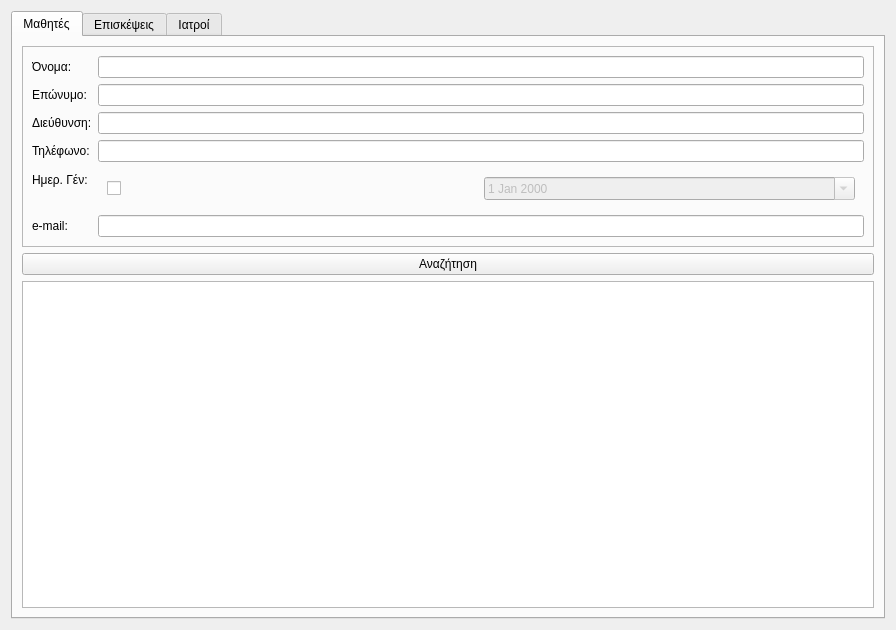
<?xml version="1.0" encoding="UTF-8"?>
<ui version="4.0">
 <class>SearchForm</class>
 <widget class="QWidget" name="SearchForm">
  <property name="geometry">
   <rect>
    <x>0</x>
    <y>0</y>
    <width>896</width>
    <height>630</height>
   </rect>
  </property>
  <property name="windowTitle">
   <string>Form</string>
  </property>
  <layout class="QGridLayout" name="gridLayout_2">
   <item row="0" column="0">
    <widget class="QTabWidget" name="tabWidget">
     <property name="currentIndex">
      <number>0</number>
     </property>
     <widget class="QWidget" name="patientTab">
      <attribute name="title">
       <string>Μαθητές</string>
      </attribute>
      <attribute name="toolTip">
       <string>Αναζήτηση Ασθενών</string>
      </attribute>
      <layout class="QGridLayout" name="gridLayout">
       <item row="0" column="0">
        <widget class="QFrame" name="patient_info">
         <property name="sizePolicy">
          <sizepolicy hsizetype="Preferred" vsizetype="Preferred">
           <horstretch>0</horstretch>
           <verstretch>0</verstretch>
          </sizepolicy>
         </property>
         <property name="minimumSize">
          <size>
           <width>400</width>
           <height>200</height>
          </size>
         </property>
         <property name="frameShape">
          <enum>QFrame::StyledPanel</enum>
         </property>
         <property name="frameShadow">
          <enum>QFrame::Raised</enum>
         </property>
         <layout class="QFormLayout" name="formLayout">
          <item row="0" column="0">
           <widget class="QLabel" name="label_2">
            <property name="text">
             <string>Όνομα:</string>
            </property>
           </widget>
          </item>
          <item row="0" column="1">
           <widget class="QLineEdit" name="patientName"/>
          </item>
          <item row="1" column="0">
           <widget class="QLabel" name="label_3">
            <property name="text">
             <string>Επώνυμο:</string>
            </property>
           </widget>
          </item>
          <item row="1" column="1">
           <widget class="QLineEdit" name="patientSurname">
            <property name="text">
             <string/>
            </property>
           </widget>
          </item>
          <item row="2" column="0">
           <widget class="QLabel" name="label_4">
            <property name="text">
             <string>Διεύθυνση:</string>
            </property>
           </widget>
          </item>
          <item row="2" column="1">
           <widget class="QLineEdit" name="patientAddress"/>
          </item>
          <item row="3" column="0">
           <widget class="QLabel" name="label_5">
            <property name="text">
             <string>Τηλέφωνο:</string>
            </property>
           </widget>
          </item>
          <item row="3" column="1">
           <widget class="QLineEdit" name="patientPhone"/>
          </item>
          <item row="4" column="0">
           <widget class="QLabel" name="label_9">
            <property name="text">
             <string>Ημερ. Γέν:</string>
            </property>
           </widget>
          </item>
          <item row="4" column="1">
           <widget class="QWidget" name="widget" native="true">
            <layout class="QHBoxLayout" name="horizontalLayout">
             <item>
              <widget class="QCheckBox" name="checkBox">
               <property name="text">
                <string/>
               </property>
              </widget>
             </item>
             <item>
              <widget class="MyDateWidget" name="patientBirthDate">
               <property name="enabled">
                <bool>false</bool>
               </property>
               <property name="calendarPopup">
                <bool>true</bool>
               </property>
              </widget>
             </item>
            </layout>
           </widget>
          </item>
          <item row="5" column="0">
           <widget class="QLabel" name="label_6">
            <property name="text">
             <string>e-mail:</string>
            </property>
           </widget>
          </item>
          <item row="5" column="1">
           <widget class="QLineEdit" name="patientEmail"/>
          </item>
         </layout>
        </widget>
       </item>
       <item row="1" column="0">
        <widget class="QPushButton" name="pushButton">
         <property name="text">
          <string>Αναζήτηση</string>
         </property>
        </widget>
       </item>
       <item row="2" column="0">
        <widget class="PatientTable" name="patientTable">
         <property name="sizePolicy">
          <sizepolicy hsizetype="Preferred" vsizetype="Expanding">
           <horstretch>0</horstretch>
           <verstretch>0</verstretch>
          </sizepolicy>
         </property>
        </widget>
       </item>
      </layout>
     </widget>
     <widget class="QWidget" name="examSetTab">
      <attribute name="title">
       <string>Επισκέψεις</string>
      </attribute>
      <layout class="QVBoxLayout" name="verticalLayout_2">
       <item>
        <widget class="QFrame" name="patient_info_2">
         <property name="sizePolicy">
          <sizepolicy hsizetype="Preferred" vsizetype="Preferred">
           <horstretch>0</horstretch>
           <verstretch>0</verstretch>
          </sizepolicy>
         </property>
         <property name="minimumSize">
          <size>
           <width>400</width>
           <height>200</height>
          </size>
         </property>
         <property name="frameShape">
          <enum>QFrame::StyledPanel</enum>
         </property>
         <property name="frameShadow">
          <enum>QFrame::Raised</enum>
         </property>
         <layout class="QFormLayout" name="formLayout_2">
          <property name="fieldGrowthPolicy">
           <enum>QFormLayout::ExpandingFieldsGrow</enum>
          </property>
          <item row="0" column="0">
           <widget class="QLabel" name="label_7">
            <property name="text">
             <string>Επώνυμο Ασθενή:</string>
            </property>
           </widget>
          </item>
          <item row="0" column="1">
           <widget class="QLineEdit" name="examSetPatient">
            <property name="frame">
             <bool>true</bool>
            </property>
           </widget>
          </item>
          <item row="1" column="0">
           <widget class="QLabel" name="label_8">
            <property name="text">
             <string>Επώνυμο Ιατρού:</string>
            </property>
           </widget>
          </item>
          <item row="1" column="1">
           <widget class="QLineEdit" name="examSetDoctor"/>
          </item>
          <item row="2" column="0">
           <widget class="QLabel" name="label_12">
            <property name="text">
             <string>Από:</string>
            </property>
           </widget>
          </item>
          <item row="2" column="1">
           <widget class="QWidget" name="widget_2" native="true">
            <layout class="QHBoxLayout" name="horizontalLayout_2">
             <item>
              <widget class="QCheckBox" name="checkBox_2">
               <property name="text">
                <string/>
               </property>
              </widget>
             </item>
             <item>
              <widget class="MyDateWidget" name="examSetFromDate">
               <property name="enabled">
                <bool>false</bool>
               </property>
               <property name="calendarPopup">
                <bool>true</bool>
               </property>
              </widget>
             </item>
            </layout>
           </widget>
          </item>
          <item row="3" column="0">
           <widget class="QLabel" name="label">
            <property name="text">
             <string>Μέχρι:</string>
            </property>
           </widget>
          </item>
          <item row="3" column="1">
           <widget class="QWidget" name="widget_3" native="true">
            <layout class="QHBoxLayout" name="horizontalLayout_3">
             <item>
              <widget class="QCheckBox" name="checkBox_3">
               <property name="text">
                <string/>
               </property>
              </widget>
             </item>
             <item>
              <widget class="MyDateWidget" name="examSetToDate">
               <property name="enabled">
                <bool>false</bool>
               </property>
               <property name="calendarPopup">
                <bool>true</bool>
               </property>
              </widget>
             </item>
            </layout>
           </widget>
          </item>
         </layout>
        </widget>
       </item>
       <item>
        <widget class="QPushButton" name="pushButton_2">
         <property name="sizePolicy">
          <sizepolicy hsizetype="Preferred" vsizetype="Fixed">
           <horstretch>0</horstretch>
           <verstretch>0</verstretch>
          </sizepolicy>
         </property>
         <property name="text">
          <string>Αναζήτηση</string>
         </property>
        </widget>
       </item>
       <item>
        <widget class="ExamSetTable" name="examSetTable">
         <property name="sizePolicy">
          <sizepolicy hsizetype="Preferred" vsizetype="Expanding">
           <horstretch>0</horstretch>
           <verstretch>0</verstretch>
          </sizepolicy>
         </property>
        </widget>
       </item>
      </layout>
     </widget>
     <widget class="QWidget" name="doctorTab">
      <attribute name="title">
       <string>Ιατροί</string>
      </attribute>
      <layout class="QVBoxLayout" name="verticalLayout">
       <item>
        <widget class="QFrame" name="patient_info_3">
         <property name="sizePolicy">
          <sizepolicy hsizetype="Preferred" vsizetype="Preferred">
           <horstretch>0</horstretch>
           <verstretch>0</verstretch>
          </sizepolicy>
         </property>
         <property name="minimumSize">
          <size>
           <width>400</width>
           <height>200</height>
          </size>
         </property>
         <property name="frameShape">
          <enum>QFrame::StyledPanel</enum>
         </property>
         <property name="frameShadow">
          <enum>QFrame::Raised</enum>
         </property>
         <layout class="QFormLayout" name="formLayout_3">
          <property name="fieldGrowthPolicy">
           <enum>QFormLayout::ExpandingFieldsGrow</enum>
          </property>
          <item row="0" column="0">
           <widget class="QLabel" name="label_14">
            <property name="text">
             <string>Όνομα:</string>
            </property>
           </widget>
          </item>
          <item row="0" column="1">
           <widget class="QLineEdit" name="doctorName"/>
          </item>
          <item row="2" column="0">
           <widget class="QLabel" name="label_15">
            <property name="text">
             <string>Επώνυμο:</string>
            </property>
           </widget>
          </item>
          <item row="2" column="1">
           <widget class="QLineEdit" name="doctorSurname"/>
          </item>
          <item row="4" column="0">
           <widget class="QLabel" name="label_16">
            <property name="text">
             <string>Διεύθυνση:</string>
            </property>
           </widget>
          </item>
          <item row="4" column="1">
           <widget class="QLineEdit" name="doctorAddress"/>
          </item>
          <item row="6" column="0">
           <widget class="QLabel" name="label_17">
            <property name="text">
             <string>Τηλέφωνο:</string>
            </property>
           </widget>
          </item>
          <item row="6" column="1">
           <widget class="QLineEdit" name="doctorPhone"/>
          </item>
          <item row="8" column="0">
           <widget class="QLabel" name="label_19">
            <property name="text">
             <string>e-mail:</string>
            </property>
           </widget>
          </item>
          <item row="8" column="1">
           <widget class="QLineEdit" name="doctorEmail"/>
          </item>
         </layout>
        </widget>
       </item>
       <item>
        <widget class="QPushButton" name="pushButton_3">
         <property name="text">
          <string>Αναζήτηση</string>
         </property>
        </widget>
       </item>
       <item>
        <widget class="DoctorTable" name="doctorTable"/>
       </item>
      </layout>
     </widget>
    </widget>
   </item>
  </layout>
  <action name="actionSearchPatient">
   <property name="checkable">
    <bool>true</bool>
   </property>
   <property name="text">
    <string>Αναζητηση Ασθενή</string>
   </property>
   <property name="shortcut">
    <string>Return</string>
   </property>
  </action>
 </widget>
 <customwidgets>
  <customwidget>
   <class>PatientTable</class>
   <extends>QTableView</extends>
   <header>patienttable.h</header>
   <slots>
    <slot>new_item()</slot>
   </slots>
  </customwidget>
  <customwidget>
   <class>ExamSetTable</class>
   <extends>QTableView</extends>
   <header>examsettable.h</header>
  </customwidget>
  <customwidget>
   <class>DoctorTable</class>
   <extends>QTableView</extends>
   <header>doctortable.h</header>
  </customwidget>
  <customwidget>
   <class>MyDateWidget</class>
   <extends>QDateEdit</extends>
   <header>mydatewidget.h</header>
  </customwidget>
 </customwidgets>
 <resources/>
 <connections>
  <connection>
   <sender>checkBox</sender>
   <signal>clicked(bool)</signal>
   <receiver>patientBirthDate</receiver>
   <slot>setEnabled(bool)</slot>
   <hints>
    <hint type="sourcelabel">
     <x>112</x>
     <y>173</y>
    </hint>
    <hint type="destinationlabel">
     <x>201</x>
     <y>174</y>
    </hint>
   </hints>
  </connection>
  <connection>
   <sender>checkBox_2</sender>
   <signal>clicked(bool)</signal>
   <receiver>examSetFromDate</receiver>
   <slot>setEnabled(bool)</slot>
   <hints>
    <hint type="sourcelabel">
     <x>139</x>
     <y>112</y>
    </hint>
    <hint type="destinationlabel">
     <x>186</x>
     <y>113</y>
    </hint>
   </hints>
  </connection>
  <connection>
   <sender>checkBox_3</sender>
   <signal>clicked(bool)</signal>
   <receiver>examSetToDate</receiver>
   <slot>setEnabled(bool)</slot>
   <hints>
    <hint type="sourcelabel">
     <x>149</x>
     <y>147</y>
    </hint>
    <hint type="destinationlabel">
     <x>203</x>
     <y>150</y>
    </hint>
   </hints>
  </connection>
  <connection>
   <sender>pushButton_2</sender>
   <signal>clicked()</signal>
   <receiver>SearchForm</receiver>
   <slot>searchExamSet()</slot>
   <hints>
    <hint type="sourcelabel">
     <x>99</x>
     <y>262</y>
    </hint>
    <hint type="destinationlabel">
     <x>0</x>
     <y>312</y>
    </hint>
   </hints>
  </connection>
  <connection>
   <sender>pushButton</sender>
   <signal>clicked()</signal>
   <receiver>SearchForm</receiver>
   <slot>searchPatient()</slot>
   <hints>
    <hint type="sourcelabel">
     <x>93</x>
     <y>260</y>
    </hint>
    <hint type="destinationlabel">
     <x>1</x>
     <y>276</y>
    </hint>
   </hints>
  </connection>
  <connection>
   <sender>pushButton_3</sender>
   <signal>clicked()</signal>
   <receiver>SearchForm</receiver>
   <slot>searchDoctor()</slot>
   <hints>
    <hint type="sourcelabel">
     <x>77</x>
     <y>337</y>
    </hint>
    <hint type="destinationlabel">
     <x>1</x>
     <y>271</y>
    </hint>
   </hints>
  </connection>
  <connection>
   <sender>patientName</sender>
   <signal>returnPressed()</signal>
   <receiver>SearchForm</receiver>
   <slot>searchPatient()</slot>
   <hints>
    <hint type="sourcelabel">
     <x>131</x>
     <y>51</y>
    </hint>
    <hint type="destinationlabel">
     <x>0</x>
     <y>372</y>
    </hint>
   </hints>
  </connection>
  <connection>
   <sender>patientSurname</sender>
   <signal>returnPressed()</signal>
   <receiver>SearchForm</receiver>
   <slot>searchPatient()</slot>
   <hints>
    <hint type="sourcelabel">
     <x>139</x>
     <y>78</y>
    </hint>
    <hint type="destinationlabel">
     <x>-2</x>
     <y>163</y>
    </hint>
   </hints>
  </connection>
  <connection>
   <sender>patientSurname</sender>
   <signal>returnPressed()</signal>
   <receiver>SearchForm</receiver>
   <slot>searchPatient()</slot>
   <hints>
    <hint type="sourcelabel">
     <x>214</x>
     <y>85</y>
    </hint>
    <hint type="destinationlabel">
     <x>2</x>
     <y>82</y>
    </hint>
   </hints>
  </connection>
  <connection>
   <sender>patientAddress</sender>
   <signal>selectionChanged()</signal>
   <receiver>SearchForm</receiver>
   <slot>searchPatient()</slot>
   <hints>
    <hint type="sourcelabel">
     <x>284</x>
     <y>118</y>
    </hint>
    <hint type="destinationlabel">
     <x>0</x>
     <y>43</y>
    </hint>
   </hints>
  </connection>
  <connection>
   <sender>patientPhone</sender>
   <signal>returnPressed()</signal>
   <receiver>SearchForm</receiver>
   <slot>searchPatient()</slot>
   <hints>
    <hint type="sourcelabel">
     <x>138</x>
     <y>141</y>
    </hint>
    <hint type="destinationlabel">
     <x>-2</x>
     <y>237</y>
    </hint>
   </hints>
  </connection>
 </connections>
 <slots>
  <slot>searchPatient()</slot>
  <slot>searchDoctor()</slot>
  <slot>searchExamSet()</slot>
 </slots>
</ui>
